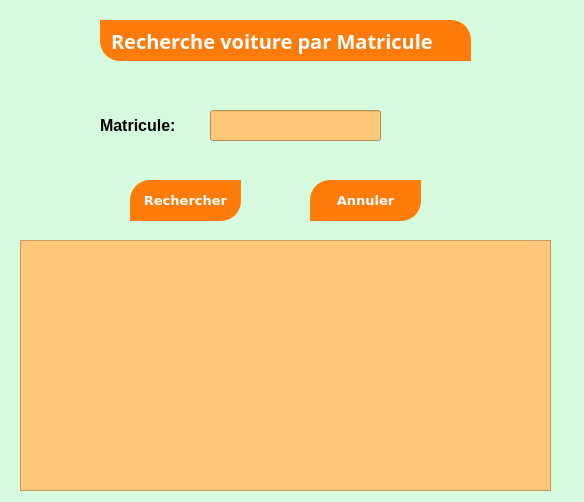
<?xml version="1.0" encoding="UTF-8"?>
<ui version="4.0">
 <class>Form</class>
 <widget class="QWidget" name="Form">
  <property name="geometry">
   <rect>
    <x>0</x>
    <y>0</y>
    <width>584</width>
    <height>502</height>
   </rect>
  </property>
  <property name="windowTitle">
   <string>Form</string>
  </property>
  <property name="styleSheet">
   <string notr="true">background-color: rgb(214, 250, 222);</string>
  </property>
  <widget class="QLabel" name="label">
   <property name="geometry">
    <rect>
     <x>100</x>
     <y>20</y>
     <width>371</width>
     <height>41</height>
    </rect>
   </property>
   <property name="font">
    <font>
     <family>Montserrat</family>
     <pointsize>15</pointsize>
     <weight>75</weight>
     <bold>true</bold>
    </font>
   </property>
   <property name="styleSheet">
    <string notr="true">color:white;
background-color: rgb(255, 124, 10);
text-align:center;
padding:5px;
border-top-right-radius: 20px;
border-bottom-left-radius: 20px;</string>
   </property>
   <property name="text">
    <string>Recherche voiture par Matricule</string>
   </property>
  </widget>
  <widget class="QLabel" name="label_2">
   <property name="geometry">
    <rect>
     <x>100</x>
     <y>115</y>
     <width>91</width>
     <height>21</height>
    </rect>
   </property>
   <property name="font">
    <font>
     <pointsize>12</pointsize>
     <weight>75</weight>
     <bold>true</bold>
    </font>
   </property>
   <property name="text">
    <string>Matricule:</string>
   </property>
  </widget>
  <widget class="QLineEdit" name="lineEdit">
   <property name="geometry">
    <rect>
     <x>210</x>
     <y>110</y>
     <width>171</width>
     <height>31</height>
    </rect>
   </property>
   <property name="font">
    <font>
     <pointsize>10</pointsize>
    </font>
   </property>
   <property name="styleSheet">
    <string notr="true">background-color: rgb(255, 199, 121);</string>
   </property>
  </widget>
  <widget class="QPushButton" name="pushButton">
   <property name="geometry">
    <rect>
     <x>130</x>
     <y>180</y>
     <width>111</width>
     <height>41</height>
    </rect>
   </property>
   <property name="font">
    <font>
     <family>Verdana</family>
     <pointsize>10</pointsize>
     <weight>75</weight>
     <bold>true</bold>
    </font>
   </property>
   <property name="styleSheet">
    <string notr="true">
color:white;
background-color: rgb(255, 124, 10);

padding:5px;
border-top-left-radius: 20px;
border-bottom-right-radius: 20px;</string>
   </property>
   <property name="text">
    <string>Rechercher</string>
   </property>
  </widget>
  <widget class="QPushButton" name="pushButton_2">
   <property name="geometry">
    <rect>
     <x>310</x>
     <y>180</y>
     <width>111</width>
     <height>41</height>
    </rect>
   </property>
   <property name="font">
    <font>
     <family>Verdana</family>
     <pointsize>10</pointsize>
     <weight>75</weight>
     <bold>true</bold>
    </font>
   </property>
   <property name="styleSheet">
    <string notr="true">
color:white;
background-color: rgb(255, 124, 10);

padding:5px;
border-top-left-radius: 20px;
border-bottom-right-radius: 20px;</string>
   </property>
   <property name="text">
    <string>Annuler</string>
   </property>
  </widget>
  <widget class="QLabel" name="label_4">
   <property name="geometry">
    <rect>
     <x>480</x>
     <y>50</y>
     <width>81</width>
     <height>71</height>
    </rect>
   </property>
   <property name="styleSheet">
    <string notr="true">image: url(:/newPrefix/reche.jpg);</string>
   </property>
   <property name="text">
    <string/>
   </property>
  </widget>
  <widget class="QTextEdit" name="textEdit">
   <property name="geometry">
    <rect>
     <x>20</x>
     <y>240</y>
     <width>531</width>
     <height>251</height>
    </rect>
   </property>
   <property name="styleSheet">
    <string notr="true">background-color: rgb(255, 199, 121);</string>
   </property>
  </widget>
 </widget>
 <resources>
  <include location="hhhh.qrc"/>
 </resources>
 <connections/>
</ui>
